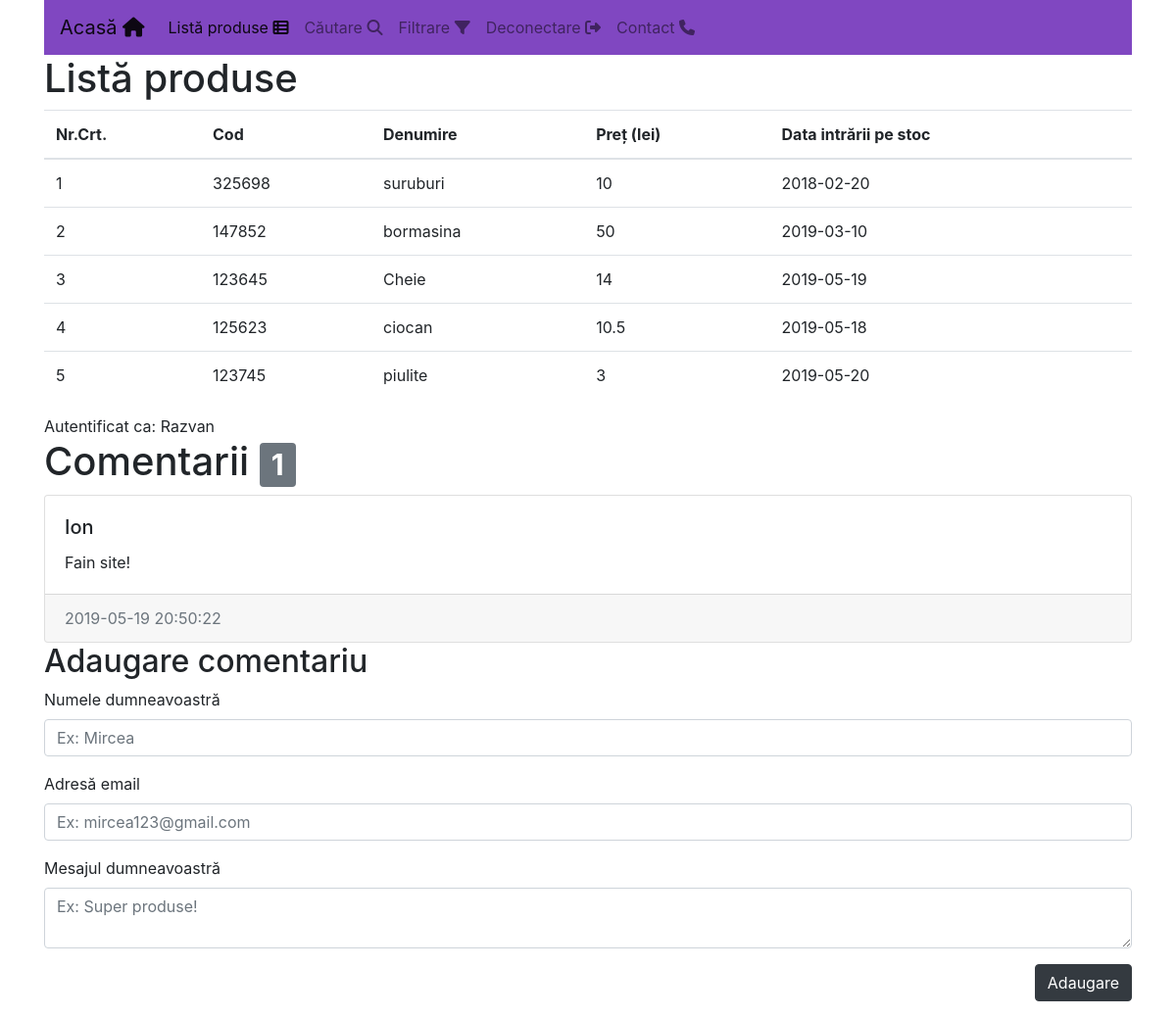
Page /?pagina=index (signed in) on the committed database.
### tables this page shows
CREATE TABLE `inventar` (
  `ID` int(11) NOT NULL,
  `COD` int(6) NOT NULL,
  `DENUMIREA` varchar(25) NOT NULL,
  `PRET` float NOT NULL,
  `DATA_IN` varchar(12) NOT NULL
);

CREATE TABLE `utilizatori` (
  `id` int(11) NOT NULL,
  `user` varchar(20) NOT NULL,
  `parola` varchar(50) NOT NULL,
  `este_admin` int(11) NOT NULL
);

CREATE TABLE `comentarii` (
  `id` int(11) NOT NULL,
  `continut` text NOT NULL,
  `nume` varchar(50) NOT NULL,
  `email` varchar(50) NOT NULL,
  `data` datetime NOT NULL,
  `aprobat` tinyint(4) NOT NULL,
  `pagina` varchar(255) NOT NULL
);

### module/modul-conectare.php (called while the page is built, shortened)
<?php
    $mysql_server = "localhost";
    $mysql_user = "root";
    $mysql_password = "";
    $mysql_database = "atestat";
    function DB_Connect( $close_connection = false)
	{
        global $mysql_server, $mysql_user, $mysql_password, $mysql_database;
		static $connection;
		if(!isset($connection) || $connection === false)
		{
			$connection = @mysqli_connect($mysql_server, $mysql_user, $mysql_password, $mysql_database);
		}
		mysqli_query($connection, 'SET character_set_client="utf8",character_set_connection="utf8",character_set_results="utf8";');
        return $connection;
    }
	function DB_Query($query) {
        $connection = DB_Connect();
		$result = mysqli_query($connection, $query);
        return $result;
    }
	function Query_Select($q){
		$connection = DB_Connect();
		$r = DB_Query($q, $connection);
		$rez = array();
		while($l = mysqli_fetch_array($r, MYSQLI_ASSOC))
			$rez[] = $l;
		return $rez;
	}

### module/modul-functii.php (the view, shortened to what this page needs)
<?php
    function login(){
        if(isset($_SESSION['id_user']))
        {
            return $_SESSION['id_user'];
        }
        return false;
    }
    function username($id_user){
        $q= "SELECT user FROM utilizatori WHERE id='{$id_user}'";
        global $link;
        $rez= mysqli_query($link, $q);
        $row= mysqli_fetch_array($rez);
        return $row['user'];
    }
            ?>
            <?php
    function AfisareTabel($v, $campuri = false)
    {
        ?>
        <table class="table">
            <thead>
                <tr>
                    <th>Nr.Crt.</th>
                    <?php
                        foreach($campuri as $i => $x)
                        {
                            ?>
                        <th><?=$x?></th>
                            <?php
                        }
                    ?>
                </tr>
            </thead>
            <tbody>
                <?php
                    $cnt = 0;
                    foreach($v as $l)
                    {
                        $cnt ++;
                        ?>
                    <tr>
                        <td><?=$cnt?></td>
                        <?php
                            foreach($campuri as $i => $x)
                            {
                                ?>
                            <td><?=$l[$i]?></td>
                                <?php
                            }
                        ?>
                    </tr>
                        <?php
                    }
                ?>
            </tbody>
        </table>
        <?php
    }
        ?>

### index.php (shortened to what this page needs)
<?php
    include ("module/modul-conectare.php");
    include ("module/modul-functii.php");
    $pagina = 'home';
    if (isset($_GET['pagina']))
        $pagina = $_GET['pagina'];
?>
<!DOCTYPE HTML>
<html>
<head>
    <link rel="stylesheet" href="https://stackpath.bootstrapcdn.com/bootstrap/4.3.1/css/bootstrap.min.css">
    <link href="//maxcdn.bootstrapcdn.com/font-awesome/4.7.0/css/font-awesome.min.css" rel="stylesheet">
    <link rel="stylesheet" href="path/to/font-awesome/css/font-awesome.min.css">
</head>
<body>
    <div class="container">
       <nav class="navbar navbar-expand-lg navbar-light" style="background-color: #8047c1;">
            <a class="navbar-brand" href="./?pagina=home">Acasă <i class="fa fa-home"></i></a>
            <div class="collapse navbar-collapse" id="navbarSupportedContent">
                <ul class="navbar-nav mr-auto">
                    <li class="nav-item <?=$pagina == "index"?"active":""?>">
                        <a class="nav-link" href="./?pagina=index">Listă produse <i class="fa fa-th-list"></i> </a>
                    </li>
                    <li class="nav-item <?=$pagina == "cautare"?"active":""?>">
                        <a class="nav-link" href="./?pagina=cautare"> Căutare <i class="fa fa-search"></i> </a>
                    </li>
                    <li class="nav-item <?=$pagina == "afisare"?"active":""?>">
                        <a class="nav-link" href="./?pagina=afisare">Filtrare <i class="fa fa-filter"></i></a>
                    </li>
                    <?php
                        if( login() === false )
                        {
                            ?>
                            <li class="nav-item <?=$pagina == "autentificare"?"active":""?>">
                                <a class="nav-link" href="./?pagina=autentificare">Autentificare <i class="fa fa-sign-in"></i></a>
                            </li>
                             <!--<li class="nav-item <?=$pagina == "inregistrare"?"active":""?>">
                                <a class="nav-link" href="./?pagina=inregistrare">Inregistrare</a>
                            </li>-->
                            <?php
                        }
                        else
                        {
                            ?>
                            <li class="nav-item">
                                <a class="nav-link" href="logout.php">Deconectare <i class="fa fa-sign-out"></i></a>
                            </li>
                            <?php
                        }
                    ?>
                    <li class="nav-item <?=$pagina == "contact"?"active":""?>">
                            <a class="nav-link" href="./?pagina=contact">Contact <i class="fa fa-phone"></i></a>
                        </li>
                </ul>
            </div>
        </nav>
    </div>
    <div class="container">
        <?php
            $nf = "pagini/pagina-{$pagina}.php";
            if (file_exists($nf))
                include $nf;
            else
            {
                print("Boo-hoo-hoo!");
                ?><img src="https://destepti.ro/wp-content/uploads/2014/04/Bufnita.jpg" height="auto" width="600"><?php
            }
            if(login())
            {
                print "Autentificat ca: " . username(login());
            }
            if($pagina == 'index')
            {
                include "module/modul-comentarii.php";
            }
        ?>
    </div>
</body>
</html>

### module/modul-comentarii.php (shortened to what this page needs)
<?php
    $comentarii = Query_Select("SELECT * FROM comentarii WHERE pagina='{$pagina}'");
?>
<h1>
    Comentarii
    <span class="badge badge-secondary">
        <?=Count($comentarii)?>
    </span>
</h1>
<?php
    foreach($comentarii as $comentariu)
    {
        ?>
        <div class="card">
            <div class="card-body">
                <h5 class="card-title"><?=$comentariu['nume']?></h5>
                <p class="card-text">
                    <?=nl2br($comentariu['continut'])?>
                </p>
            </div>
            <div class="card-footer text-muted">
                <?=$comentariu['data']?>
            </div>
        </div>
        <?php
    }
?>
<h2>Adaugare comentariu</h2>
<form action="adaugare-comentariu.php" method="POST">
    <div class="form-group">
        <label for="nume" class="control-label">
            Numele dumneavoastră
        </label>
        <input type="text" name="nume" id="nume" class="form-control" placeholder="Ex: Mircea">
    </div>
    <div class="form-group">
        <label for="email" class="control-label">
            Adresă email
        </label>
        <input type="email" name="email" id="email" class="form-control" placeholder="Ex: mircea123@gmail.com">
    </div>
    <div class="form-group">
        <label for="continut" class="control-label">
            Mesajul dumneavoastră
        </label>
        <textarea name="continut" id="continut" class="form-control" placeholder="Ex: Super produse!"></textarea>
    </div>
    <div class="form-group text-right">
        <button type="submit" class="btn btn-dark">Adaugare</button>
    </div>
</form>

### rows in the picture
inventar: COD "325698", DENUMIREA "suruburi", PRET "10", DATA_IN "2018-02-20"
inventar: COD "147852", DENUMIREA "bormasina", PRET "50", DATA_IN "2019-03-10"
inventar: COD "123645", DENUMIREA "Cheie", PRET "14", DATA_IN "2019-05-19"
inventar: COD "125623", DENUMIREA "ciocan", PRET "10.5", DATA_IN "2019-05-18"
inventar: COD "123745", DENUMIREA "piulite", PRET "3", DATA_IN "2019-05-20"
utilizatori: user "Razvan"
comentarii: nume "Ion", continut "Fain site!", data "2019-05-19 20:50:22"

### other values in the picture
$x "Cod"
$x "Denumire"
$x "Preț (lei)"
$x "Data intrării pe stoc"
Count($comentarii) "1"
